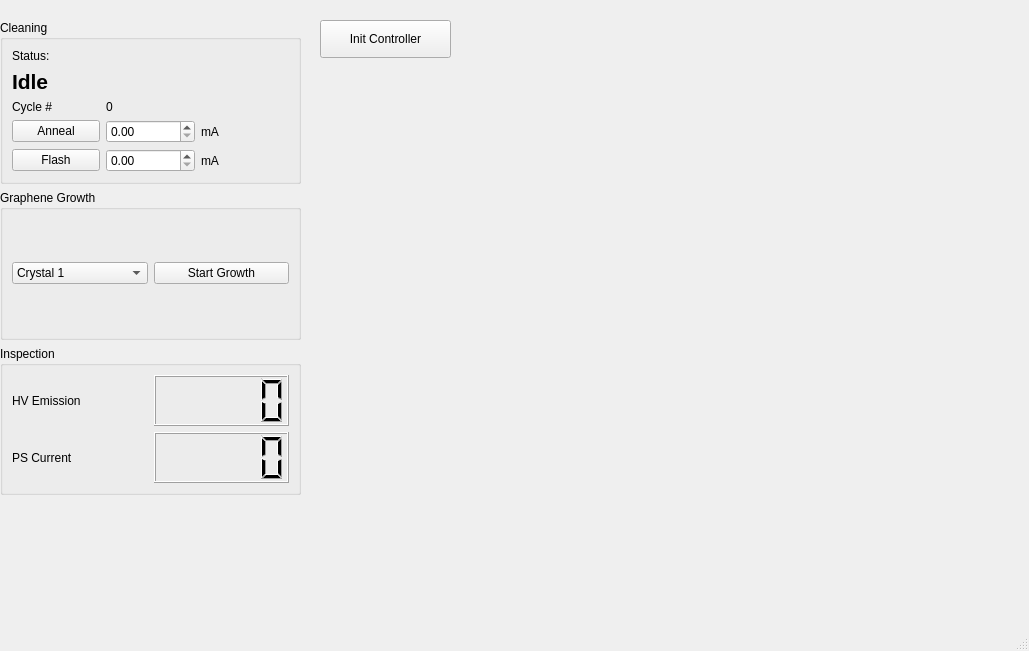
<?xml version="1.0" encoding="UTF-8"?>
<ui version="4.0">
 <class>MainWindow</class>
 <widget class="QMainWindow" name="MainWindow">
  <property name="geometry">
   <rect>
    <x>0</x>
    <y>0</y>
    <width>1029</width>
    <height>651</height>
   </rect>
  </property>
  <property name="windowTitle">
   <string>MainWindow</string>
  </property>
  <widget class="QWidget" name="centralwidget">
   <widget class="QWidget" name="verticalLayoutWidget">
    <property name="geometry">
     <rect>
      <x>0</x>
      <y>20</y>
      <width>301</width>
      <height>475</height>
     </rect>
    </property>
    <layout class="QVBoxLayout" name="verticalLayout">
     <item>
      <widget class="QGroupBox" name="groupBox_2">
       <property name="title">
        <string>Cleaning</string>
       </property>
       <layout class="QVBoxLayout" name="verticalLayout_3">
        <item>
         <widget class="QLabel" name="label_6">
          <property name="text">
           <string>Status:</string>
          </property>
         </widget>
        </item>
        <item>
         <widget class="QLabel" name="StatusLabel">
          <property name="font">
           <font>
            <pointsize>16</pointsize>
            <weight>75</weight>
            <bold>true</bold>
           </font>
          </property>
          <property name="text">
           <string>Idle</string>
          </property>
         </widget>
        </item>
        <item>
         <layout class="QGridLayout" name="gridLayout">
          <item row="2" column="1">
           <widget class="QDoubleSpinBox" name="AnnealValueBox"/>
          </item>
          <item row="3" column="1">
           <widget class="QDoubleSpinBox" name="FlashValueBox"/>
          </item>
          <item row="3" column="0">
           <widget class="QPushButton" name="FlashButton">
            <property name="text">
             <string>Flash</string>
            </property>
           </widget>
          </item>
          <item row="0" column="0">
           <widget class="QLabel" name="label">
            <property name="text">
             <string>Cycle #</string>
            </property>
           </widget>
          </item>
          <item row="2" column="0">
           <widget class="QPushButton" name="AnnealButton">
            <property name="text">
             <string>Anneal</string>
            </property>
           </widget>
          </item>
          <item row="2" column="2">
           <widget class="QLabel" name="label_4">
            <property name="text">
             <string>mA</string>
            </property>
           </widget>
          </item>
          <item row="3" column="2">
           <widget class="QLabel" name="label_5">
            <property name="text">
             <string>mA</string>
            </property>
           </widget>
          </item>
          <item row="0" column="1">
           <widget class="QLabel" name="CycleLabel">
            <property name="text">
             <string>0</string>
            </property>
           </widget>
          </item>
         </layout>
        </item>
       </layout>
      </widget>
     </item>
     <item>
      <widget class="QGroupBox" name="groupBox">
       <property name="title">
        <string>Graphene Growth</string>
       </property>
       <layout class="QVBoxLayout" name="verticalLayout_2">
        <item>
         <layout class="QHBoxLayout" name="horizontalLayout">
          <item>
           <widget class="QComboBox" name="CrystalBox">
            <item>
             <property name="text">
              <string>Crystal 1</string>
             </property>
            </item>
            <item>
             <property name="text">
              <string>Crystal 2</string>
             </property>
            </item>
            <item>
             <property name="text">
              <string>Crystal 3</string>
             </property>
            </item>
           </widget>
          </item>
          <item>
           <widget class="QPushButton" name="GrowButton">
            <property name="text">
             <string>Start Growth</string>
            </property>
           </widget>
          </item>
         </layout>
        </item>
       </layout>
      </widget>
     </item>
     <item>
      <widget class="QGroupBox" name="groupBox_3">
       <property name="title">
        <string>Inspection</string>
       </property>
       <layout class="QVBoxLayout" name="verticalLayout_4">
        <item>
         <layout class="QGridLayout" name="gridLayout_2">
          <item row="0" column="0">
           <widget class="QLabel" name="label_2">
            <property name="text">
             <string>HV Emission</string>
            </property>
           </widget>
          </item>
          <item row="1" column="0">
           <widget class="QLabel" name="label_3">
            <property name="text">
             <string>PS Current</string>
            </property>
           </widget>
          </item>
          <item row="0" column="1">
           <widget class="QLCDNumber" name="LCDFug"/>
          </item>
          <item row="1" column="1">
           <widget class="QLCDNumber" name="LCDKorad"/>
          </item>
         </layout>
        </item>
       </layout>
      </widget>
     </item>
    </layout>
   </widget>
   <widget class="QPushButton" name="InitControllerButton">
    <property name="geometry">
     <rect>
      <x>320</x>
      <y>20</y>
      <width>131</width>
      <height>38</height>
     </rect>
    </property>
    <property name="text">
     <string>Init Controller</string>
    </property>
   </widget>
  </widget>
  <widget class="QMenuBar" name="menubar">
   <property name="geometry">
    <rect>
     <x>0</x>
     <y>0</y>
     <width>1029</width>
     <height>36</height>
    </rect>
   </property>
  </widget>
  <widget class="QStatusBar" name="statusbar"/>
 </widget>
 <resources/>
 <connections/>
</ui>
